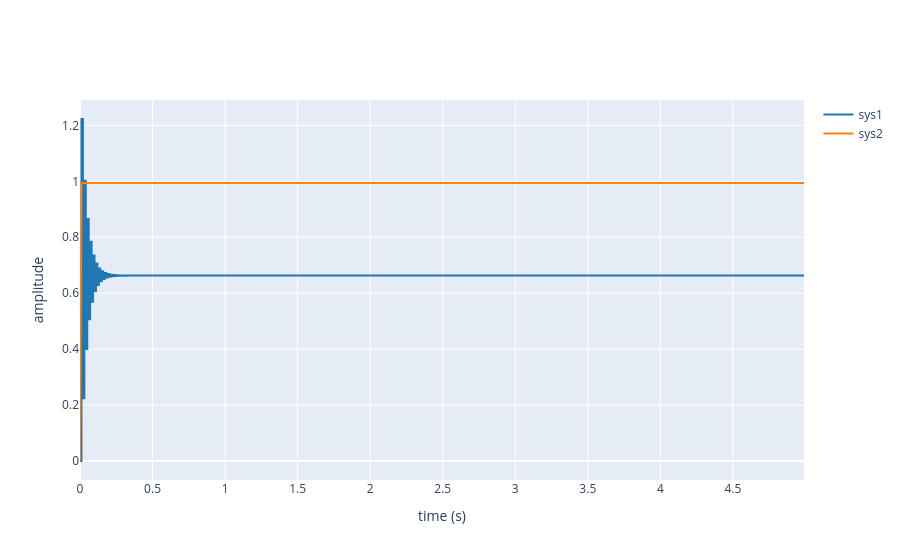

Source (notebook cell):
### Code cell
tm_z2 = np.arange(0, 5, 0.01)
step([Mt_z_Hcorr,Mt_s_H],t=tm_z2)

### Figure 1 — Plotly figure (JSON) as saved in the notebook; plotly's stock layout.template omitted (floating-point values rounded to 4 significant figures; data arrays with more than 128 entries replaced by an {"elided": "..."} marker saying what was removed)
{"data": [{"line": {"color": "#1f77b4", "shape": "hv"}, "mode": "lines", "name": "sys1", "type": "scatter", "x": {"elided": "500 float values"}, "y": {"elided": "500 float values"}}, {"line": {"color": "#ff7f0e", "shape": "linear"}, "mode": "lines", "name": "sys2", "type": "scatter", "x": {"elided": "500 float values"}, "y": {"elided": "500 float values"}}], "layout": {"xaxis": {"title": {"text": "time (s)"}, "type": "linear"}, "yaxis": {"title": {"text": "amplitude"}, "type": "linear"}}}
